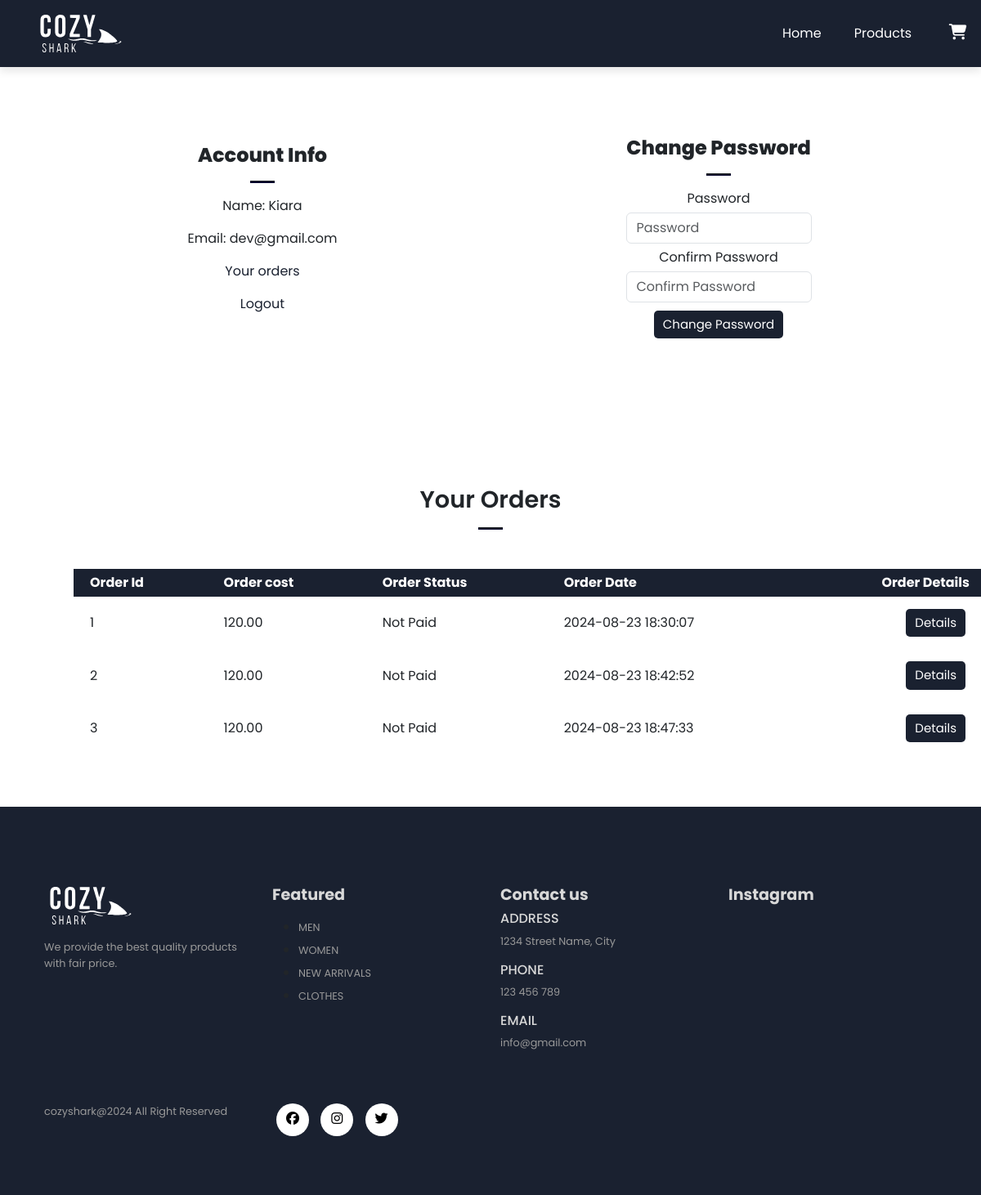
The app's page /account.php (signed in) with its own data.
### tables this page shows
CREATE TABLE `orders` (
  `order_id` int(11) NOT NULL,
  `order_cost` decimal(6,2) NOT NULL,
  `order_status` varchar(100) NOT NULL DEFAULT 'on_hold',
  `user_id` int(11) NOT NULL,
  `user_phone` varchar(15) NOT NULL,
  `user_city` varchar(255) NOT NULL,
  `user_address` varchar(255) NOT NULL,
  `order_date` datetime NOT NULL DEFAULT current_timestamp()
);

### account.php (the view, shortened to what this page needs)
<?php
include('layouts/header.php');
if (isset($_SESSION['logged_in'])) {
    $user_id = $_SESSION['user_id'];
    $stmt = $conn->prepare("SELECT * FROM orders WHERE user_id=?");
    $stmt->bind_param('i', $user_id);
    $stmt->execute();
    $orders = $stmt->get_result();
}
?>
<section class="my-5 py-5">
    <div class="row container mx-auto">
        <div class="text-center mt-3 pt-5 col-lg-6 col-md-12 col-sm-12">
            <h3 class="font-weight-bold">Account Info</h3>
            <hr class="mx-auto">
            <div class="account-info">
                <p>Name: <span><?php if (isset($_SESSION['user_name'])) {
                                    echo $_SESSION['user_name'];
                                } ?></span></p>
                <p>Email: <span><?php if (isset($_SESSION['user_email'])) {
                                    echo $_SESSION['user_email'];
                                } ?></span></p>
                <p><a href="#order_table" id="order-btn">Your orders</a></p>
                <p><a href="account.php?logout=1" id="logout-btn">Logout</a></p>
            </div>
        </div>
        <div class="col-lg-6 col-md-12 col-sm-12">
            <form id="account-form" method="POST" action="account.php">
                <h3>Change Password</h3>
                <hr class="mx-auto">
                <div class="form-group">
                    <label>Password</label>
                    <input type="password" class="form-control" id="account-password" name="password"
                        placeholder="Password" required>
                </div>
                <div class="form-group">
                    <label>Confirm Password</label>
                    <input type="password" class="form-control" id="account-password-confirm"
                        name="confirmPassword" placeholder="Confirm Password" required>
                </div>
                <div class="form-group">
                    <input type="submit" value="Change Password" name="change_password" class="btn" id="change-pass-btn">
                </div>
            </form>
        </div>
    </div>
</section>
<section class="orders container my-5 py-3" id="order_table">
    <div class="container mt-2">
        <h2 class="font-weight-bold text-center">Your Orders</h2>
        <hr class="mx-auto">
    </div>
    <table class="mt-5 pt-5 mx-5">
        <tr>
            <th>Order Id</th>
            <th>Order cost</th>
            <th>Order Status</th>
            <th>Order Date</th>
            <th>Order Details</th>
        </tr>
        <?php while ($row = $orders->fetch_assoc()) { ?>
            <tr>
                <td>
                    <span><?php echo $row['order_id']; ?></span>
                </td>
                <td>
                    <span><?php echo $row['order_cost']; ?></span>
                </td>
                <td>
                    <span><?php echo $row['order_status']; ?></span>
                </td>
                <td>
                    <span><?php echo $row['order_date']; ?></span>
                </td>
                <td>
                    <form method="POST" action="order_details.php">
                        <input class="btn order-deatails-btn" name="order_details_btn" type="submit" value="Details">
                    </form>
                </td>
            </tr>
        <?php } ?>
    </table>
</section>
<?php
include('layouts/footer.php');
?>

### layouts/header.php (shortened to what this page needs)
<!DOCTYPE html>
<html lang="en">
<head>
    <link href="https://cdn.jsdelivr.net/npm/bootstrap@5.3.3/dist/css/bootstrap.min.css" rel="stylesheet"
>
    <link rel="stylesheet" href="https://cdnjs.cloudflare.com/ajax/libs/font-awesome/6.6.0/css/all.min.css"
 />
    <link rel="stylesheet" href="assets\css\style.css">
    <link rel="stylesheet" href="assets\css\loginstyle.css">
    <link rel="stylesheet" href="assets\css\registerstyle.css">
    <link rel="stylesheet" href="assets\css\shop.css">
    <link rel="stylesheet" href="assets\css\item.css">
    <link rel="stylesheet" href="assets\css\account.css">
    <link rel="stylesheet" href="assets\css\cart.css">
    <link rel="stylesheet" href="assets\css\checkout.css">
</head>
<body>
    <nav class="navbar navbar-expand-lg navbar-light bg-light py-3 fixed-top">
        <div class="container">
            <img src="assets\imgs\main imgs\Logo_white.svg" alt="Cozy_Shark" style="height:50px; width:auto;" class="logo">
            <div class="collapse navbar-collapse nav-bottons" id="navbarSupportedContent">
                <ul class="navbar-nav me-auto mb-2 mb-lg-0">
                    <li class="nav-item">
                        <a class="nav-link" href="index.php">Home</a>
                    </li>
                    <li class="nav-item">
                        <a class="nav-link" href="shop.php">Products</a>
                    </li>
                    <li class="nav-item">
                        <a class="nav-link" href="cart.php">
                            <i class="fas fa-shopping-cart">
                            </i>
                        </a>
                    </li>
                </ul>
            </div>
        </div>
    </nav>

### layouts/footer.php (shortened to what this page needs)
<footer class="mt-5 py-5">
    <div class="row container mx-auto pt-5">
        <div class="footer-one col-lg-3 col-md-6 col-sm-12">
            <img class="logo" src="assets\imgs\main imgs\Logo_white.svg" style="height:50px; width: auto; color:white;">
            <p class="pt-3">We provide the best quality products with fair price.</p>
        </div>
        <div class="footer-one col-lg-3 col-md-6 col-sm-12">
            <h5 class="pb-2">Featured</h5>
            <ul class="text-uppercase">
                <li><a href="#">men</a></li>
                <li><a href="#">women</a></li>
                <li><a href="#">new arrivals</a></li>
                <li><a href="#">clothes</a></li>
            </ul>
        </div>
        <div class="footer-one col-lg-3 col-md-6 col-sm-12">
            <h5 class="pb2">Contact us</h5>
            <div>
                <h6 class="text-uppercase">Address</h6>
                <p>1234 Street Name, City</p>
            </div>
            <div>
                <h6 class="text-uppercase">Phone</h6>
                <p>123 456 789</p>
            </div>
            <div>
                <h6 class="text-uppercase">Email</h6>
                <p>info@gmail.com</p>
            </div>
        </div>
        <div class="footer-one col-lg-3 col-md-6 col-sm-12">
            <h5 class="pb-2">Instagram</h5>
            <div class="row" style="height: 60px; width: auto;">
            </div>
        </div>
    </div>
    <div class="copyright mt-5">
        <div class="row container mx-auto">
            <div class="col-lg-3 col-md-5 col-sm-12 mb-4 text-nowrap mb-2">
                <p>cozyshark@2024 All Right Reserved</p>
            </div>
            <div class="col-lg-3 col-md-5 col-sm-12 mb-4">
                <a href="#"><i class="fab fa-facebook"></i></a>
                <a href="#"><i class="fab fa-instagram"></i></a>
                <a href="#"><i class="fab fa-twitter"></i></a>
            </div>
        </div>
    </div>
</footer>
</body>
</html>

### assets/css/style.css (style rules this page uses)
.nav-bottons { margin-left:70%; }
* { margin:0; padding:0; box-sizing: border-box; }
body { font-family: 'Poppins', sans-serif; }
h2 { font-size: 1.8rem; font-weight: 600; }
h3 { font-size: 1.5rem; font-weight: 800; }
h5 { font-size: 1rem; font-weight: 400; }
h6 { color:#D8D8D8; }
.btn { background: #1A2130; color: white; font-family: "Poppins", sans-serif; border-radius: 5px; padding: 5px 10px; margin: 5px 5px; font-size: 15px; transition: background-color 0.3s ease; border-color: transparent; }
.navbar { font-size: 16px !important; padding-top: 1rem !important; padding-bottom: 1rem !important; top:0; left:0; box-shadow: 0 5px 10px rgba(0,0,0,0.1); background-color: #1A2130 !important; color: white; }
.navbar-light .navbar-nav .nav-link { padding: 0 20px; color: white; transition: 0.4 ease; font-size: 16px; }
.navbar i { font-size: 1.2rem; padding: 0 0.7px; transition: 0.4s ease; cursor: pointer; margin-left: 5px; }
hr { width: 30px; height: 3px !important; opacity: 1 !important; background-color: rgb(3, 3, 42); }
footer { background-color:#1A2130; }
footer h5 { color: #d8d8d8; font-weight: 700; font-size: 1.2rem; }
footer li { padding-bottom: 4px; }
footer li a { font-size: 0.8rem; color: #999; text-decoration: none; }
footer .copyright a { color:#000; height: 40px; width: 40px; background-color: #fff; display: inline-block; text-align: center; line-height: 38px; border-radius: 50%; transition: 0.3s ease; margin: 0 5px }
footer p { color: #999; font-size: 0.8rem; }

### assets/css/account.css (style rules this page uses)
#account-form { width: 50%; margin: 35px auto; text-align: center; padding: 20px; }
#account-form input { margin:5px auto; }
#account-form #change-pass-btn { color: white; background-color: #1A2130; border-color: transparent; }
.account-info #order-btn, #logout-btn { color: #1A2130; text-decoration: none; }
.orders table { width: 100%; border-collapse: collapse; }
.orders th { padding: 5px 20px; color: white; background-color: #1A2130; }
.orders td { padding: 10px 20px; }
.orders .order-deatails-btn { color: white; background-color: #1A2130; }

### assets/css/cart.css (style rules this page uses)
td:last-child { text-align: right; }
th:last-child { text-align: right; }

### records on screen
orders: order_id "1", order_cost "120.00", order_status "Not Paid", order_date "2024-08-23 18:30:07"
orders: order_id "2", order_cost "120.00", order_status "Not Paid", order_date "2024-08-23 18:42:52"
orders: order_id "3", order_cost "120.00", order_status "Not Paid", order_date "2024-08-23 18:47:33"

### other values on screen
$_SESSION['user_name'] "Kiara"
$_SESSION['user_email'] "dev@gmail.com"
